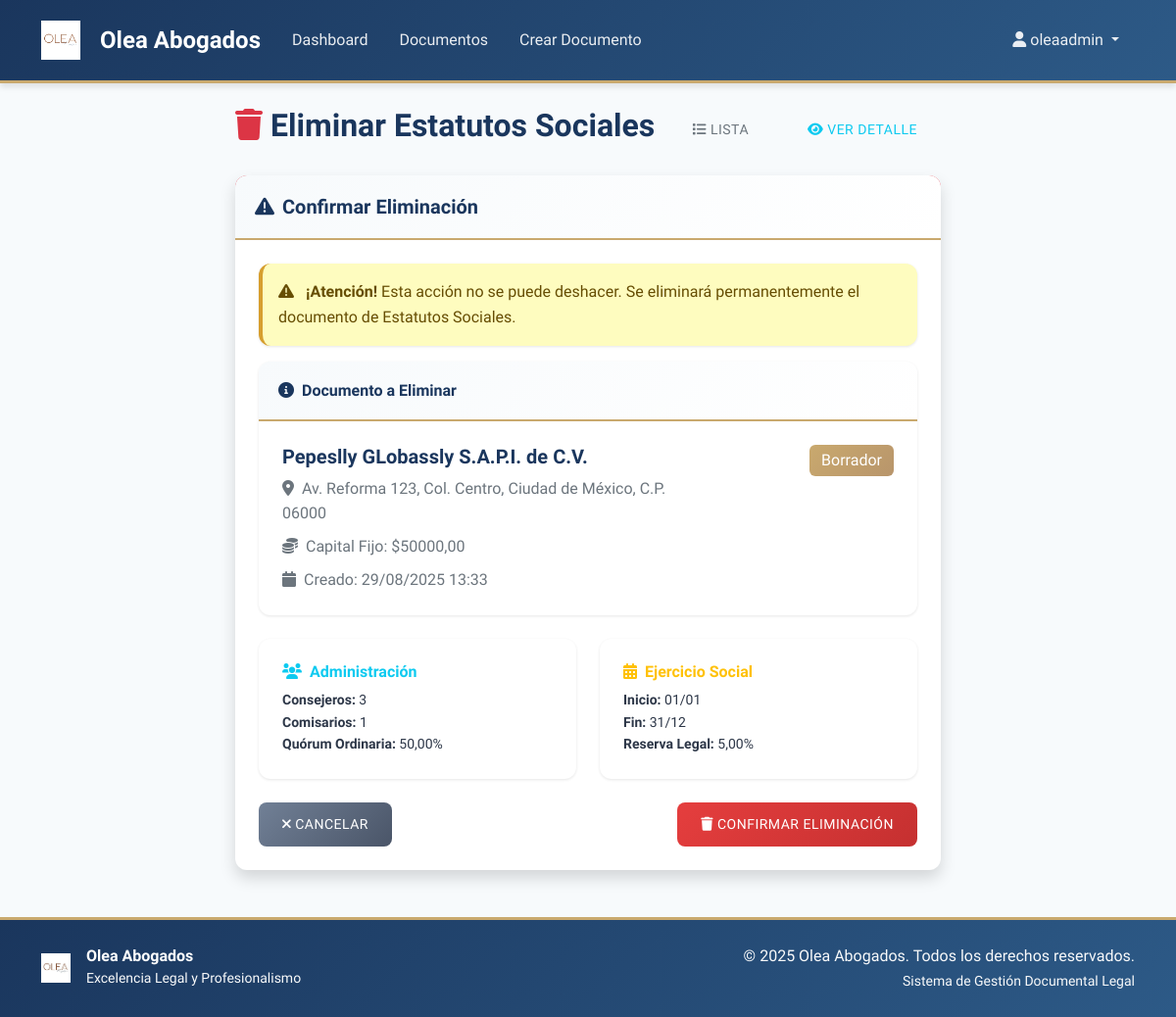
The page /documentos/estatutos-sociales/5/eliminar/ (signed in) on the database its author committed.
### documentos/estatutos_sociedad.py (models this page shows, shortened)
class EstatutosSociedad(models.Model):
    denominacion = models.CharField(
        max_length=200,
        help_text="Nombre completo de la sociedad (sin la abreviatura)",
    )
    forma_legal = models.CharField(
        max_length=100,
        help_text="Forma legal o abreviatura (p.ej. S.A.P.I. de C.V.), valor dinámico",
    )
    domicilio = models.CharField(
        max_length=200,
        help_text="Domicilio social registrado",
    )
    nacionalidad = models.CharField(
        max_length=100,
        default="mexicana",
        help_text="Nacionalidad de la sociedad",
    )
    objeto_social = models.JSONField(
        help_text="Lista de cláusulas del objeto social",
    )
    duracion_indefinida = models.BooleanField(
        default=True,
        help_text="Si la sociedad tiene duración indefinida",
    )
    convenio_admision_extranjeros = models.BooleanField(
        default=True,
        help_text="Si los accionistas adoptan el convenio de admisión de extranjeros",
    )
    capital_fijo_monto = models.DecimalField(
        max_digits=16,
        decimal_places=2,
        help_text="Monto del capital fijo en M.N.",
    )
    capital_fijo_texto = models.CharField(
        max_length=200,
        help_text="Monto del capital fijo en texto",
    )
    acciones_serie_a = models.BigIntegerField(
        help_text="Número de acciones de la Serie A (capital fijo)",
    )
    capital_variable_ilimitado = models.BooleanField(
        default=True,
        help_text="True si la parte variable del capital es ilimitada",
    )
    clase_acciones = models.JSONField(
        help_text="Definición de series de acciones: claves 'A','B','P' con sus derechos y limitaciones",
    )
    libro_registro_acciones = models.CharField(
        max_length=200,
        default="Libro de Registro de Acciones",
        help_text="Nombre del libro de registro de acciones",
    )
    derecho_preferencia = models.BooleanField(
        default=True,
        help_text="Si los accionistas tienen derecho de preferencia en aumentos de capital",
    )
    procedimiento_transmision = models.TextField(
        help_text="Descripción del procedimiento de transmisión de acciones",
    )
    periodicidad_asamblea = models.CharField(
        max_length=100,
        default="Anual",
        help_text="Frecuencia de las Asambleas Ordinarias",
    )
    quorum_ordinaria = models.DecimalField(
        max_digits=5,
        decimal_places=2,
        default=50.00,
        help_text="Porcentaje de quórum para Asamblea Ordinaria (%)",
    )
    quorum_extraordinaria = models.DecimalField(
        max_digits=5,
        decimal_places=2,
        default=75.00,
        help_text="Porcentaje de quórum para Asamblea Extraordinaria (%)",
    )
    num_consejeros = models.PositiveIntegerField(
        help_text="Número de consejeros propietarios",
    )
    suplentes_permitidos = models.BooleanField(
        default=True,
        help_text="Si hay consejeros suplentes",
    )
    num_comisarios = models.PositiveIntegerField(
        help_text="Número de comisarios titulares",
    )
    comisarios_suplentes = models.BooleanField(
        default=True,
        help_text="Si hay comisarios suplentes",
    )
    ejercicio_inicio = models.CharField(
        max_length=20,
        default="01/01",
        help_text="Fecha de inicio del ejercicio social",
    )
    ejercicio_fin = models.CharField(
        max_length=20,
        default="31/12",
        help_text="Fecha de fin del ejercicio social",
    )
    reserva_legal_pct = models.DecimalField(
        max_digits=5,
        decimal_places=2,
        default=5.00,
        help_text="Porcentaje mínimo para el Fondo de Reserva Legal (%)",
    )
    usuario = models.ForeignKey(User, on_delete=models.CASCADE, related_name='estatutos_sociedad')
    ESTADO_CHOICES = [
        ('borrador', 'Borrador'),
        ('emitido', 'Emitido'),
        ('firmado', 'Firmado'),
        ('vigente', 'Vigente'),
        ('modificado', 'Modificado'),
    ]
    estado = models.CharField(max_length=20, choices=ESTADO_CHOICES, default='borrador')
    html_cache = models.TextField(blank=True)
    fecha_creacion = models.DateTimeField(auto_now_add=True)
    fecha_actualizacion = models.DateTimeField(auto_now=True)
    class Meta:
        verbose_name = "Estatutos Sociales"
        verbose_name_plural = "Estatutos Sociales"
        ordering = ['-fecha_creacion']
    def get_estado_badge_class(self):
        classes = {
            'borrador': 'bg-secondary',
            'emitido': 'bg-info',
            'firmado': 'bg-primary',
            'vigente': 'bg-success',
            'modificado': 'bg-warning',
        }
        return classes.get(self.estado, 'bg-secondary')

### documentos/views.py (the view, shortened to what this page needs)
# urls.py: path('estatutos-sociales/<int:pk>/eliminar/', views.EstatutosSociedadDeleteView.as_view(), name='eliminar_estatutos_sociedad'),
class EstatutosSociedadDeleteView(LoginRequiredMixin, DeleteView):
    model = EstatutosSociedad
    template_name = 'documentos/eliminar_estatutos_sociedad.html'
    success_url = reverse_lazy('documentos:lista_estatutos_sociedad')
    context_object_name = 'estatutos'
    def get_queryset(self):
        return EstatutosSociedad.objects.filter(usuario=self.request.user)
    def get_context_data(self, **kwargs):
        context = super().get_context_data(**kwargs)
        context['title'] = 'Eliminar Estatutos Sociales'
        return context

### templates/documentos/eliminar_estatutos_sociedad.html (shortened to what this page needs)
{% extends 'base.html' %}
{% block content %}
<div class="container-fluid">
    <div class="row justify-content-center">
        <div class="col-md-8">
            <div class="d-flex justify-content-between align-items-center mb-4">
                <h2><i class="fas fa-trash text-danger me-2"></i>Eliminar Estatutos Sociales</h2>
                <div>
                    <a href="{% url 'documentos:lista_estatutos_sociedad' %}" class="btn btn-outline-secondary me-2">
                        <i class="fas fa-list"></i> Lista
                    </a>
                    <a href="{% url 'documentos:detalle_estatutos_sociedad' estatutos.pk %}" class="btn btn-outline-info">
                        <i class="fas fa-eye"></i> Ver Detalle
                    </a>
                </div>
            </div>
            <div class="card shadow">
                <div class="card-header bg-danger text-white">
                    <h5 class="mb-0"><i class="fas fa-exclamation-triangle me-2"></i>Confirmar Eliminación</h5>
                </div>
                <div class="card-body">
                    <div class="alert alert-warning">
                        <i class="fas fa-exclamation-triangle me-2"></i>
                        <strong>¡Atención!</strong> Esta acción no se puede deshacer. Se eliminará permanentemente el documento de Estatutos Sociales.
                    </div>
                    <div class="card mb-4">
                        <div class="card-header bg-light">
                            <h6 class="mb-0"><i class="fas fa-info-circle me-2"></i>Documento a Eliminar</h6>
                        </div>
                        <div class="card-body">
                            <div class="row">
                                <div class="col-md-8">
                                    <h5>{{ estatutos.denominacion }} {{ estatutos.forma_legal }}</h5>
                                    <p class="text-muted mb-2">
                                        <i class="fas fa-map-marker-alt me-1"></i>
                                        {{ estatutos.domicilio }}
                                    </p>
                                    <p class="text-muted mb-2">
                                        <i class="fas fa-coins me-1"></i>
                                        Capital Fijo: ${{ estatutos.capital_fijo_monto|floatformat:2 }}
                                    </p>
                                    <p class="text-muted mb-0">
                                        <i class="fas fa-calendar me-1"></i>
                                        Creado: {{ estatutos.fecha_creacion|date:"d/m/Y H:i" }}
                                    </p>
                                </div>
                                <div class="col-md-4 text-end">
                                    <span class="badge {{ estatutos.get_estado_badge_class }} fs-6">
                                        {{ estatutos.get_estado_display }}
                                    </span>
                                </div>
                            </div>
                        </div>
                    </div>
                    <div class="row mb-4">
                        <div class="col-md-6">
                            <div class="card border-info">
                                <div class="card-body">
                                    <h6 class="card-title text-info">
                                        <i class="fas fa-users me-2"></i>Administración
                                    </h6>
                                    <p class="card-text small">
                                        <strong>Consejeros:</strong> {{ estatutos.num_consejeros }}<br>
                                        <strong>Comisarios:</strong> {{ estatutos.num_comisarios }}<br>
                                        <strong>Quórum Ordinaria:</strong> {{ estatutos.quorum_ordinaria }}%
                                    </p>
                                </div>
                            </div>
                        </div>
                        <div class="col-md-6">
                            <div class="card border-warning">
                                <div class="card-body">
                                    <h6 class="card-title text-warning">
                                        <i class="fas fa-calendar-alt me-2"></i>Ejercicio Social
                                    </h6>
                                    <p class="card-text small">
                                        <strong>Inicio:</strong> {{ estatutos.ejercicio_inicio }}<br>
                                        <strong>Fin:</strong> {{ estatutos.ejercicio_fin }}<br>
                                        <strong>Reserva Legal:</strong> {{ estatutos.reserva_legal_pct }}%
                                    </p>
                                </div>
                            </div>
                        </div>
                    </div>
                    <form method="post">
                        <div class="d-flex justify-content-between">
                            <a href="{% url 'documentos:lista_estatutos_sociedad' %}" class="btn btn-secondary">
                                <i class="fas fa-times"></i> Cancelar
                            </a>
                            <button type="submit" class="btn btn-danger">
                                <i class="fas fa-trash"></i> Confirmar Eliminación
                            </button>
                        </div>
                    </form>
                </div>
            </div>
        </div>
    </div>
</div>
{% endblock %}

### templates/base.html (shortened to what this page needs)
<!DOCTYPE html>
<html lang="es">
<head>
    <link href="https://cdn.jsdelivr.net/npm/bootstrap@5.1.3/dist/css/bootstrap.min.css" rel="stylesheet">
    <link rel="stylesheet" href="https://cdn.jsdelivr.net/npm/@fortawesome/fontawesome-free@6.0.0/css/all.min.css">
    {% load static %}
    <link rel="stylesheet" href="{% static 'css/style.css' %}">
</head>
<body>
    <nav class="navbar navbar-expand-lg navbar-dark">
        <div class="container">
            <a class="navbar-brand" href="{% url 'home' %}">
                <img src="{% static 'images/Olea_logo.jpg' %}" alt="Olea Logo" class="me-2">
                <span>Olea Abogados</span>
            </a>
            <div class="collapse navbar-collapse" id="navbarNav">
                <ul class="navbar-nav me-auto">
                    {% if user.is_authenticated %}
                        <li class="nav-item">
                            <a class="nav-link" href="{% url 'dashboard' %}">Dashboard</a>
                        </li>
                        <li class="nav-item">
                            <a class="nav-link" href="{% url 'documentos:lista' %}">Documentos</a>
                        </li>
                        <li class="nav-item">
                            <a class="nav-link" href="{% url 'documentos:crear' %}">Crear Documento</a>
                        </li>
                    {% endif %}
                </ul>
                <ul class="navbar-nav">
                    {% if user.is_authenticated %}
                        <li class="nav-item dropdown">
                            <a class="nav-link dropdown-toggle" href="#" id="navbarDropdown" role="button" data-bs-toggle="dropdown">
                                <i class="fas fa-user me-1"></i>{{ user.username }}
                            </a>
                        </li>
                    {% endif %}
                </ul>
            </div>
        </div>
    </nav>
    <main class="container mt-4">
        {% block content %}{% endblock %}
    </main>
    <footer class="mt-5 py-4">
        <div class="container">
            <div class="row align-items-center">
                <div class="col-md-6">
                    <div class="d-flex align-items-center">
                        <img src="{% static 'images/Olea_logo.jpg' %}" alt="Olea Logo" style="height: 30px; width: auto;" class="me-3">
                        <div>
                            <h6 class="mb-0 text-white">Olea Abogados</h6>
                            <small class="text-light">Excelencia Legal y Profesionalismo</small>
                        </div>
                    </div>
                </div>
                <div class="col-md-6 text-md-end text-center mt-3 mt-md-0">
                    <p class="mb-0 text-light">&copy; 2025 Olea Abogados. Todos los derechos reservados.</p>
                    <small class="text-light">Sistema de Gestión Documental Legal</small>
                </div>
            </div>
        </div>
    </footer>
</body>
</html>

### rows shown on the page
EstatutosSociedad: denominacion "Pepeslly GLobassly", forma_legal "S.A.P.I. de C.V.", domicilio "Av. Reforma 123, Col. Centro, Ciudad de México, C.P. 06000", capital_fijo_monto "50000,00", fecha_creacion "29/08/2025 13:33", estado "Borrador", num_consejeros "3", num_comisarios "1", quorum_ordinaria "50,00", ejercicio_inicio "01/01", ejercicio_fin "31/12", reserva_legal_pct "5,00"

### other values the page prints
{{ user.username }} "oleaadmin"
